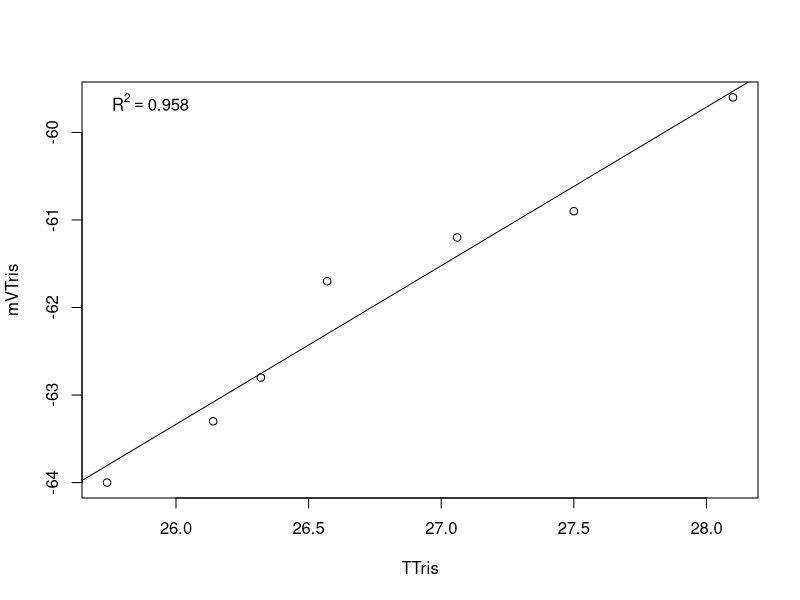

Generate this figure with R:
setwd("~/MyProjects/BioMin_HIS/RAnalysis/Data/pH_Calibration_Files/") #set working directory

Calib.Data <-read.table("20180530.csv", header=TRUE, sep=",", na.string="NA", as.is=TRUE) #reads in the data files
model <-lm(mVTris ~ TTris, data=Calib.Data) #runs a linear regression of mV as a function of temperature
coe <- coef(model) #extracts the coeffecients
R2<-summary(model)$r.squared
plot(mVTris ~ TTris, data=Calib.Data)
abline(lm(mVTris ~ TTris, data=Calib.Data))
legend('topleft', legend = bquote(R^2 == .(format(R2, digits = 3))), bty='n')
